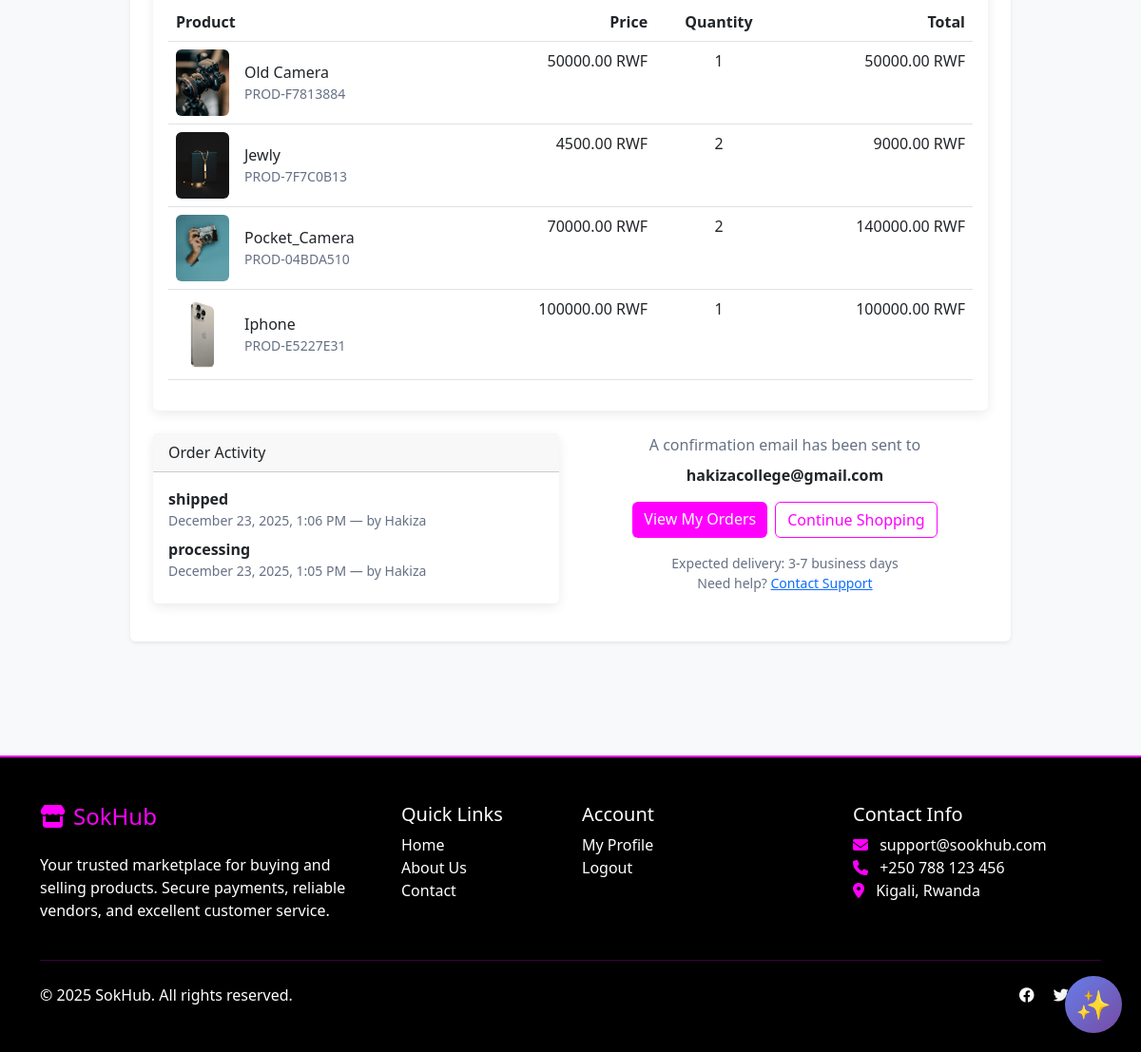
Before: /order/confirmation/ORD-20251223-AA6EBD/ (signed in, lower part) with the older database file.
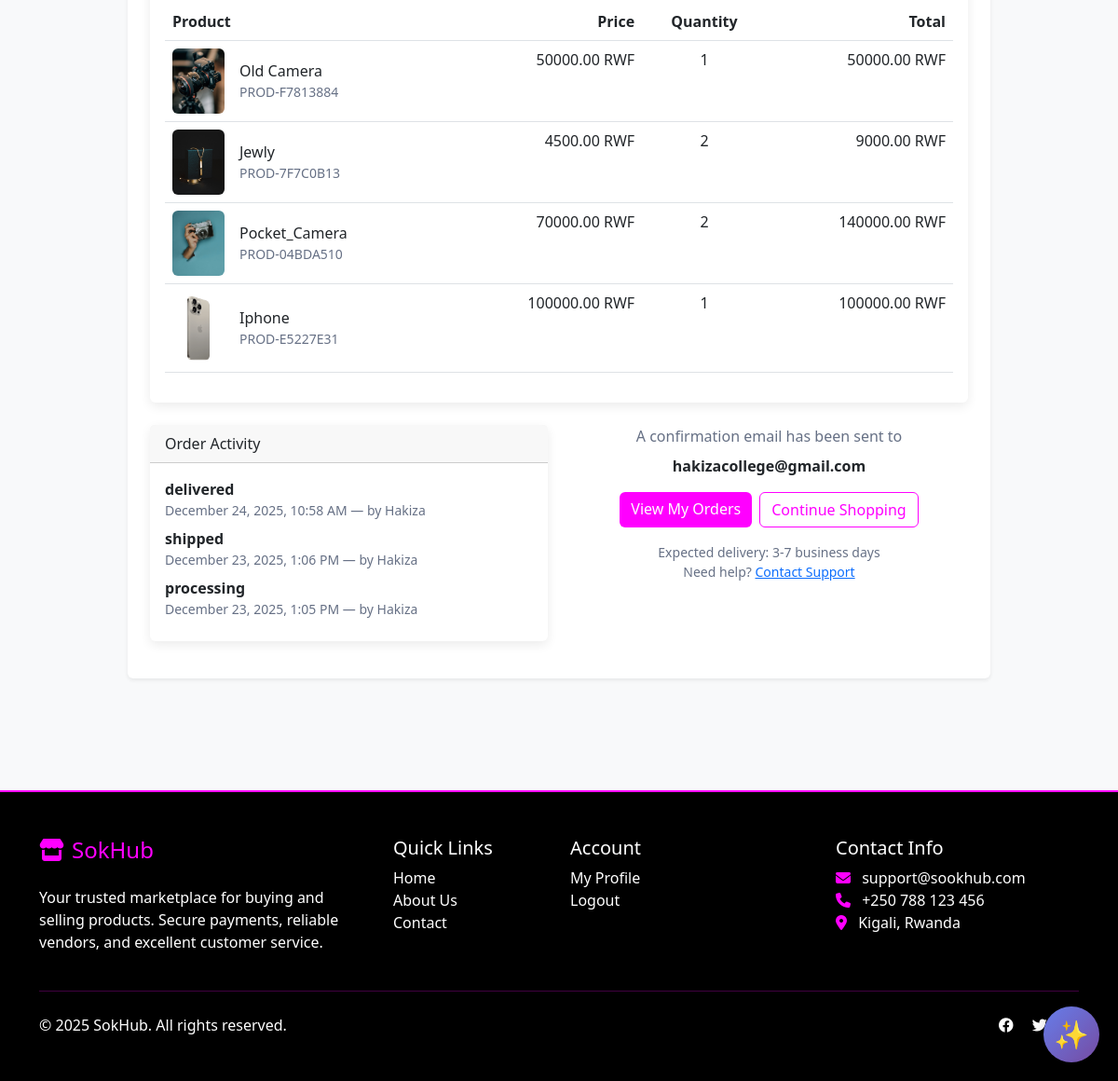
After: the same page with the newer database file.
### order/models.py (models this page shows, shortened)
class OrderItem(models.Model):
    order = models.ForeignKey(Order, on_delete=models.CASCADE, related_name='items')
    product = models.ForeignKey('product.Product', on_delete=models.PROTECT, related_name='order_items')
    vendor = models.ForeignKey('customer.User', on_delete=models.CASCADE,
                              limit_choices_to={'user_type': 'vendor'})
    product_name = models.CharField(max_length=200)
    product_sku = models.CharField(max_length=100, blank=True, null=True)
    product_image_url = models.URLField(blank=True, null=True)
    price = models.DecimalField(max_digits=10, decimal_places=2, validators=[MinValueValidator(Decimal('0.01'))])
    quantity = models.IntegerField(validators=[MinValueValidator(1)])
    total_price = models.DecimalField(max_digits=10, decimal_places=2, editable=False)
    is_cancelled = models.BooleanField(default=False)
    cancellation_reason = models.TextField(blank=True, null=True)
    created_at = models.DateTimeField(auto_now_add=True)
    class Meta:
        ordering = ['-created_at']

class OrderStatusHistory(models.Model):
    order = models.ForeignKey(Order, on_delete=models.CASCADE, related_name='status_history')
    old_status = models.CharField(max_length=20)
    new_status = models.CharField(max_length=20)
    notes = models.TextField(blank=True, null=True)
    changed_by = models.ForeignKey('customer.User', on_delete=models.SET_NULL, null=True)
    changed_at = models.DateTimeField(auto_now_add=True)
    class Meta:
        ordering = ['-changed_at']

### customer/models.py (models this page shows, shortened)
class User(AbstractUser):
    USER_TYPE_CHOICES = (
        ('vendor', 'Vendor'),
        ('customer', 'Customer'),
        ('admin', 'Admin'),
    )
    user_type = models.CharField(max_length=20, choices=USER_TYPE_CHOICES, default='customer')
    phone = models.CharField(max_length=15, blank=True)
    location = models.TextField()
    email = models.EmailField(unique=True)
    date_joined = models.DateTimeField(auto_now_add=True)
    is_email_verified = models.BooleanField(default=False)

### order/views.py (the view)
# urls.py: path('confirmation/<str:order_number>/', views.order_confirmation, name='order_confirmation'),
@login_required
@customer_required
def order_confirmation(request, order_number):
    order = get_object_or_404(Order, order_number=order_number, customer=request.user)
    status_history = order.status_history.all()[:10]
    order_items = order.items.select_related('product')
    customer_email = order.customer.email if hasattr(order.customer, 'email') else None
    context = {
        'order': order,
        'order_items': order_items,
        'status_history': status_history,
        'customer_email': customer_email,
    }
    return render(request, 'orders/order_confirmation.html', context)

### customer/Decorator.py (called while the page is built)
def customer_required(view_func):
    @wraps(view_func)
    def _wrapped_view(request, *args, **kwargs):
        if not request.user.is_authenticated:
            messages.error(request, 'Please login to access this page.')
            return redirect('login')
        if not hasattr(request.user, 'user_type'):
            messages.error(request, 'Invalid user account.')
            return redirect('home')
        if request.user.user_type != 'customer':
            messages.error(request, 'Access denied. Customer account required.')
            return redirect('home')
        return view_func(request, *args, **kwargs)
    return _wrapped_view

### order/templates/orders/order_confirmation.html (shortened to what the changed rows need)
{% extends "base.html" %}
{% block content %}
<div class="container py-5">
    <div class="row justify-content-center">
        <div class="col-lg-10">
                <div class="card border-0 shadow-sm">
                <div class="card-body p-4">
                    <div class="card mb-4">
                        <div class="card-body">
                            <div class="table-responsive">
                                <table class="table">
                                    <thead>
                                        <tr>
                                            <th>Product</th>
                                            <th class="text-end">Price</th>
                                            <th class="text-center">Quantity</th>
                                            <th class="text-end">Total</th>
                                        </tr>
                                    </thead>
                                    <tbody>
                                        {% for item in order_items %}
                                        <tr>
                                            <td>
                                                <div class="d-flex align-items-center">
                                                    {% if item.product_image_url %}
                                                    <img src="{{ item.product_image_url }}" alt="" width="56" class="me-3 rounded">
                                                    {% elif item.product.main_image %}
                                                    <img src="{{ item.product.main_image.url }}" alt="" width="56" class="me-3 rounded">
                                                    {% endif %}
                                                    <div>
                                                        <div>{{ item.product_name }}</div>
                                                        <div class="small text-muted">{{ item.product_sku }}</div>
                                                    </div>
                                                </div>
                                            </td>
                                            <td class="text-end">{{ item.price|floatformat:2 }} RWF</td>
                                            <td class="text-center">{{ item.quantity }}</td>
                                            <td class="text-end">{{ item.total_price|floatformat:2 }} RWF</td>
                                        </tr>
                                        {% endfor %}
                                    </tbody>
                                </table>
                            </div>
                        </div>
                    </div>
                    <div class="row">
                        <div class="col-md-6">
                            <div class="card mb-3">
                                <div class="card-body">
                                    {% if status_history and status_history.exists %}
                                        <ul class="list-unstyled mb-0">
                                            {% for h in status_history %}
                                            <li class="mb-2">
                                                <strong>{{ h.new_status }}</strong>
                                                <div class="small text-muted">{{ h.changed_at|date:"F j, Y, g:i A" }}{% if h.changed_by %} — by {{ h.changed_by.username }}{% endif %}</div>
                                            </li>
                                            {% endfor %}
                                        </ul>
                                    {% else %}
                                        <p class="mb-0">No activity yet. Your order is being processed.</p>
                                    {% endif %}
                                </div>
                            </div>
                        </div>
                    </div>
                </div>
            </div>
        </div>
    </div>
</div>
{% endblock %}

Changed rows visible on the page:
added OrderStatusHistory: new_status "delivered", changed_at "December 24, 2025, 10:58 AM", changed_by.username "Hakiza"
